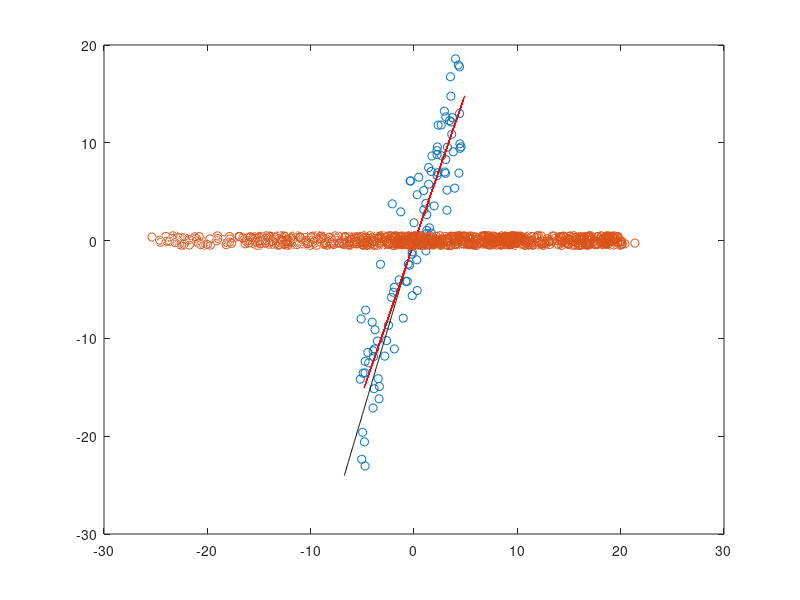
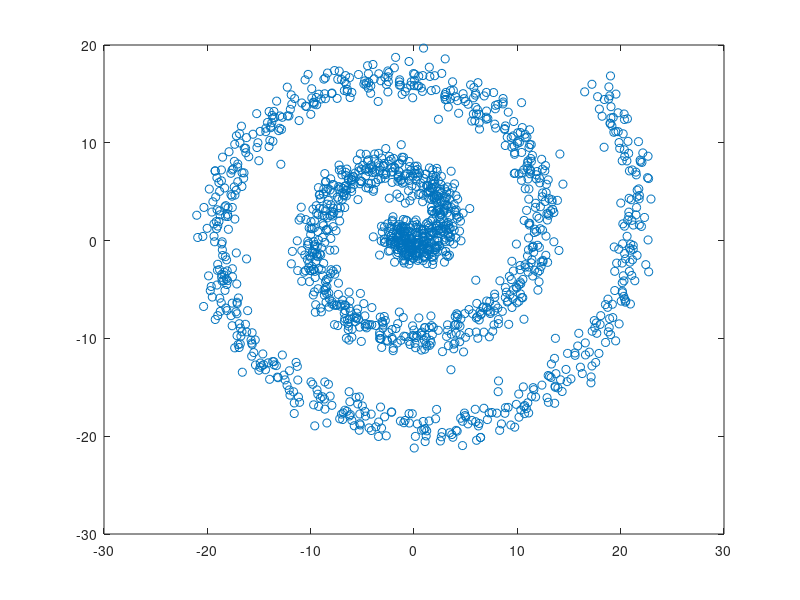
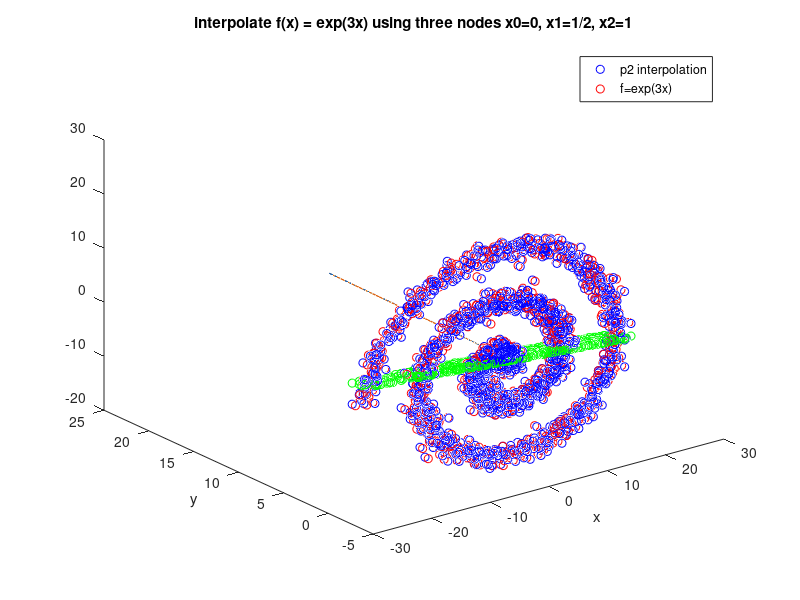

These charts were generated, in order, by the following MATLAB code: (Note: this script raises an error after producing the figures.)
clc
close all

%%
clc
clear all
close all
x = 10 * rand(100,1)-5;
y = 3 * x + 4 * randn(100,1);
data = [x y];
data = data - mean(data);
% mean(data) calculate the mean of the columns, data-mean(data) makes sure
% the data is at the center


plot(data(:, 1), data(:,2),'o')

% PCA line
[U_MATLAB, S_MATLAB, V_MATLAB] = svds(data, 1); % returns 1 largest singular value
t = -0.25:0.1:25;
PCA = (V_MATLAB*t)'; % just the direction of the largest eigenvector of P^TP/ direction of projection
hold all;
plot(PCA(:, 1), PCA(:,2), 'k-')

% LSq line
% Ax= b, QRx=b, Rx = Q'b
A = [x 0*x+1];
b = y;
[Q, R ]= qr(A);
coefs = R\(Q'*b);
line = A* coefs;  % Ax
plot(x, line, 'r-')

%%
close all
theta = 0:0.01:5*pi;
r = 1.5 * theta;
evar = 1;
x = r.*cos(theta) + evar* randn(size(r)); % parametrization + purturbation
y = r.*sin(theta) + evar* randn(size(r)); % parametrization + purturbation
z = rand(size(r)); % z is randomly generated
% x-y plane, the swiss-roll structure is clearest
data = [x' z' y'];% size : 1571*3
data = data - mean(data);
figure(1)
plot3(data(:,1), data(:,2), data(:,3), 'o')
[U, S, V] = svds(data, 2);
PCA = (U*S);

figure(2)
plot(PCA(:,1), PCA(:, 2), 'o')  % coefficient of  projection on the perspective spanned by the two largest eigenvector of P^TP

figure(3)
r = 2; % only cares about the most significant two singular values
projected_data = U(:, 1:r) * S(1:r, 1:r) * (V(:,1:r))'; 
plot3(data(:,1), data(:,2), data(:,3), 'bo');
hold on
plot3(projected_data(:,1), projected_data(:,2), projected_data(:,3), 'ro')

%% set up least square problem to project onto a plane
A =  data(:, 1:2);
b = data(:,3);
[Q, R]= qr(A);
coefs =  R\(Q'*b);
lsq_data = [data(:,1:2) A * coefs]
figure(3)
plot3(lsq_data(:,1), lsq_data(:,2), lsq_data(:,3), 'go')

%%
%%
%(a) table of data
X = [0 0.5 1.0 1.5 2.0 2.5]';
Y = [0 0.2 0.27 0.30 0.32 0.33]';
coef_a = X.^3;
coef_b = X.^2;
coef_c = X;
coef_d = ones(6,1);

% write coefficients into matrix A
A = zeros(6,4);
A(:,1) = coef_a;
A(:,2) = coef_b;
A(:,3) = coef_c;
A(:,4) = coef_d;


% all six points
[Q, R]= qr(A);
coefs =  R\(Q'*Y);
x = linspace(0,3, 100);
y_lsq = coefs(1)* x.^3 +coefs(2) * x.^2 + coefs(3) * x + coefs(4);
plot(x, y_lsq,'blue')
hold on


% only the data i = 0,1,2,3,4
[Q2, R2]= qr(A(1:5,1:4));
coefs_2 =  R2\(Q2'*Y(1:5));
x = linspace(0,3, 100);
y2_lsq = coefs_2(1)* x.^3 +coefs_2(2) * x.^2 + coefs_2(3) * x + coefs_2(4);
plot(x, y2_lsq)
hold on



% only the data i = 0,1,2,3
[Q3, R3]= qr(A(1:4,1:4));
coefs_3 =  R3\(Q3'*Y(1:4));
x = linspace(0,3, 100);
y3_lsq = coefs_3(1)* x.^3 +coefs_3(2) * x.^2 + coefs_3(3) * x + coefs_3(4);
plot(x, y3_lsq)
hold on
scatter(X, Y, 'filled')
xlabel('x')
ylabel('y')
legend('6 points interpolation','5 points interpolation', '4 points interpolation', 'data points')

% case three is a sqecial least square problem because the least square
% polynomial we find fits perfectly with the actual data point without any error. 

%%
%(b)

clc
clear all
close all
X = [0 0.5 1.0 1.5 2.0 2.5]';
Y = [0 0.2 0.27 0.30 0.32 0.33]';
coef_a = X.^5;
coef_b = X.^4;
coef_c = X.^3;
coef_d = X.^2;
coef_e = X;
coef_f = ones(6,1);

A = zeros(6,6);
A(:,1) = coef_a;
A(:,2) = coef_b;
A(:,3) = coef_c;
A(:,4) = coef_d;
A(:,5) = coef_e;
A(:,6) = coef_f;

[Q, R]= qr(A);
coefs =  R\(Q'*Y);
x = linspace(0,3, 100);
y_lsq = coefs(1)* x.^5 +coefs(2) * x.^4 + coefs(3) * x.^3 + coefs(4)* x.^2 + coefs(5)*x + coefs(6);
plot(x, y_lsq,'blue')
hold on
scatter(X, Y, 'filled')
legend('five degree interpolation', 'data points')


% we would have to use polynomials with degree greater or equal to 5 so
% that the solution interpolates all six data points


%%  4. polynomial interpolation and error estimation
%(a)
clc
clear all
close all
X = [0 1/2 1]';
Y = exp(3*X);
A = zeros(3,3);
A (:, 1)= [1 1 1]';
A (:, 2)= X;
A (:, 3)= X.^2;
coef = linsolve(A, Y);
x = linspace(0,1,100);
P2 = coef(1) + coef(2) * x + coef(3) * x.^2;
f = exp(3*x);
plot(x, P2)
hold on
plot(x, f)

legend('numerical interpolation using monomial basis','f(x)= exp(3x)', 'location', 'best')
title('numerical interpolation of three nodes x0=0, x1=1/2, x2=1 using monomial basis')
xlabel('x');
ylabel('y');




%% (b)

clc
clear all
close all

x = linspace(0,1,100);
L0 = 2* x.^2 - 3*x +1;
L1 = -4*x.^2 + 4*x;
L2 = 2*x.^2-x;

plot(x, L0)
hold on
plot(x, L1)
hold on
plot(x, L2)
title('lagrange basis')
legend('lagrange basis L0', 'lagrange basis L1', 'lagrange basis L2')

%%


clc
clear all
close all

c0 = 1;
c1 = 4 * e^(3/2) - e^3 - 3;
c2 = 2 - 4 * e^(3/2) + 2 * e^3;

x = linspace(0,1,100);
P2_a = c0 + c1 * x + c2 * x.^2;
f = exp(3 * x);

plot(x, f)
hold on
plot(x, P2_a)

title('interpolate f(x) = exp(3x) using three nodes x0=0, x1=1/2, x2=1')
xlabel('x')
ylabel('y')
legend('p2 interpolation', 'f=exp(3x)','location', 'best')


%%
%3(c)
K2 = [];
n1 = 5;
x_5 = linspace(-1,1,n1+1);
A_5 = fliplr(vander(x_5));
K2(1) = cond(A_5);
disp('when n=5: ')
K2(1)

n2 = 10;
x_10 = linspace(-1,1,n2+1);
A_10 = fliplr(vander(x_10));
K2(2) = cond(A_10);
disp('when n=10: ')
K2(2)


n3 = 20;
x_20 = linspace(-1,1,n3+1);
A_20 = fliplr(vander(x_20));
K2(3) = cond(A_20);
disp('when n=20: ')
K2(3)

n4 = 30;
x_30 = linspace(-1,1,n4+1);
A_30 = fliplr(vander(x_30));
K2(4) = cond(A_30);
disp('when n=30: ')
K2(4)

%%
clear; close all; clc
% generate Chebyshev points on the domain [-1,1]
a = -1;
b = 1;
% define the indication function
f = @(x) (x >=0);

max_error = [];
L2_error = [];
n_list = [2 4 8 16 32 64 128 256];
for n = [2 4 8 16 32 64 128 256];
    i = linspace(0,n, n+1);
    x = 0.5 * (a+b) +0.5 * (b-a)*cos((i + 0.5 )* pi/(n+1));
    y = f(x);
    % evaluate error pn-f at a large number of uniformly distributed points (at ~ 10n points)
    x0 = linspace(-1,1,10*n);
    y0 = zeros(length(x0), 1);
    for N = 1:length(x0);
        y0(N) = lagrange_interpolant(x, y, x0(N));
    end
    error = abs(y0 - f(x0)');
    sum_error_sqr = sum(error.^2);
    max_error = [max_error max(error)];
    L2_error = [L2_error sqrt((1/5*n)* sum_error_sqr)];

end
disp('table of maximum error:')
table_max_error = [n_list; max_error]
% expect convergence in the maximum norm

disp('table of L2 error:')
table_l2_error = [n_list; L2_error]
% don't expect convergence in the L2 norm



%%
function y0 = lagrange_interpolant(x, y, x0)
% x i sthe vector of abscissas
% y is the matching vector of ordinates
% x0 represents the target to be interpolated
% y0 represents the solution from the lagrange interpolation
y0 = 0;
n = length(x);
for j = 1:n
    t=1;
    for i = 1: n
        if i ~=j
            t=t * (x0-x(i))/(x(j)-x(i));
        end
    end
    y0 = y0+ t* y(j);
end
end
